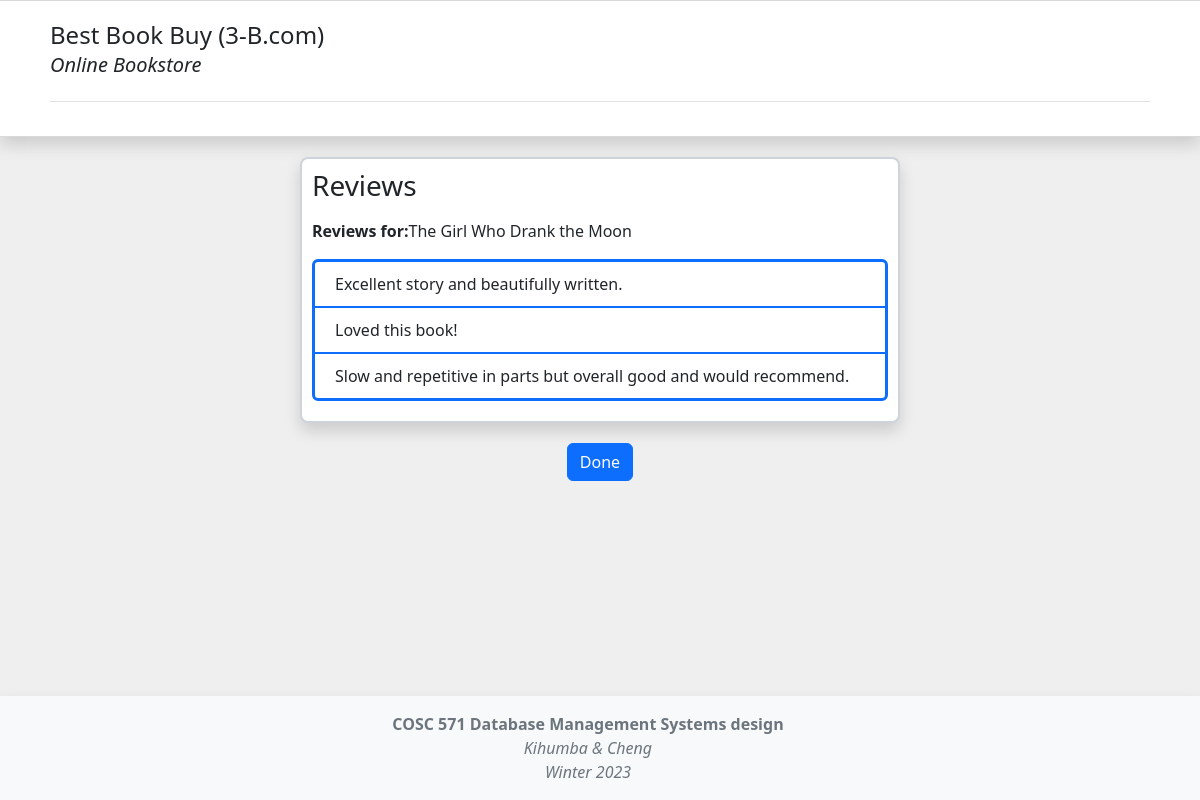
Screenshot of /screen4.php?id=9781616205676 with the database file from the repository.
### tables this page shows
create table book
	(title varchar(200) not null,
	 author varchar(100),
 	 publisher varchar(100),
 	 price float(2) check (price > 0),
	 isbn numeric(13,0),
	 category_Id integer,
	 primary key (isbn),
	 foreign key (category_Id) references category(category_Id));

create table review
	(review_num integer,
	 comment varchar(500),
	 ISBN numeric(13,0),
	 primary key(review_num, ISBN),
	 foreign key(isbn) references book(ISBN));

### screen4.php (the view, shortened to what this page needs)
<!DOCTYPE html>
<html>
	<head>
		<link rel="stylesheet" href="https://cdn.jsdelivr.net/npm/bootstrap@5.2.0/dist/css/bootstrap.min.css">
		<link rel="stylesheet" href="/css/custom.css">
	</head>
	<body class="d-flex flex-column min-vh-100">
        <?php include("./view/header.php"); ?>
        <div class="container-fluid">
			<div class="standard-container bg-white shadow">
				<h1 class="h3 mb-3 fw-normal">Reviews</h1>
				<?php
				require_once('mysql_connect.php');
				$id = $_GET['id'];
				$query = "select * from review where isbn = ".$id."";
				$query2 = "select title from book where isbn = ".$id."";
				$response = @mysqli_query($dbConnection, $query);
				$response2 = @mysqli_query($dbConnection, $query2);
				if ($response){
					$comments = '';
					while ($row = mysqli_fetch_array($response)){
						$comments = $comments.'<div class="row">
										<div class="col">'
												.$row[1].'
										</div>
									 </div>';
					}
				echo '<p><b>Reviews for:</b>'.mysqli_fetch_array($response2)[0].'</p>
				<div class="reviews-container">'
					.$comments.'
				</div>';
				}
				?>
				</div>
				<div class="text-center">
					<a class="btn btn-md btn-primary" href="screen3.php">Done</a>
				</div>
			</div>
		<?php include("./view/footer.php"); ?>
	</body>
</html>

### css/custom.css (style rules this page uses)
:root { --bootstrap-blue: #0d6efd; --gray: #ced4da; --light-gray: #efefef; }
body { background-color: var(--light-gray); }
.standard-container { max-width: 600px; margin: 20px auto; padding: 10px; border-radius: 8px; border: 2px solid var(--gray); }
.reviews-container { width: 100%; border-radius: 6px; border: solid var(--bootstrap-blue); margin: 10px 0px; padding: 0px 10px; max-height: 300px; overflow-y: scroll; }
.reviews-container .row { padding: 10px; border-bottom: 2px solid var(--bootstrap-blue); }
.reviews-container .row:last-child { border: 0px; }

### rows the page displays
book: title "The Girl Who Drank the Moon"
review: comment "Excellent story and beautifully written."
review: comment "Loved this book!"
review: comment "Slow and repetitive in parts but overall good and would recommend."
